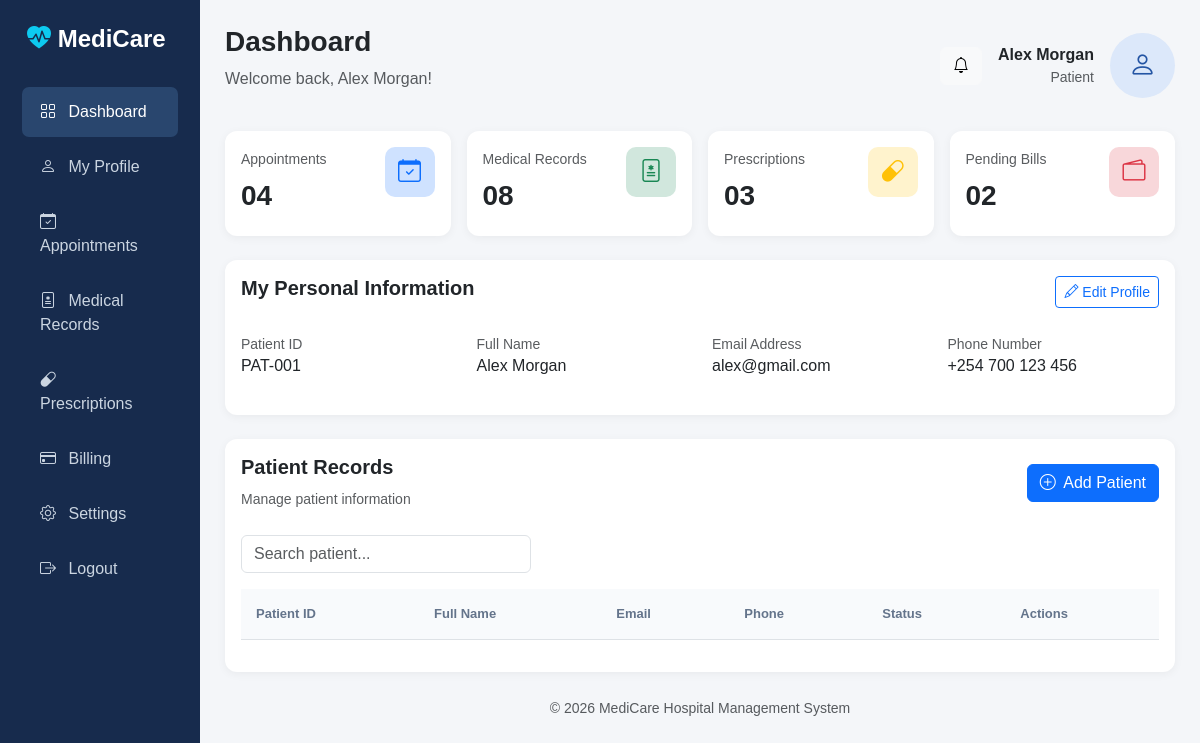
Before: /patients/dashboard/ with the older database file.
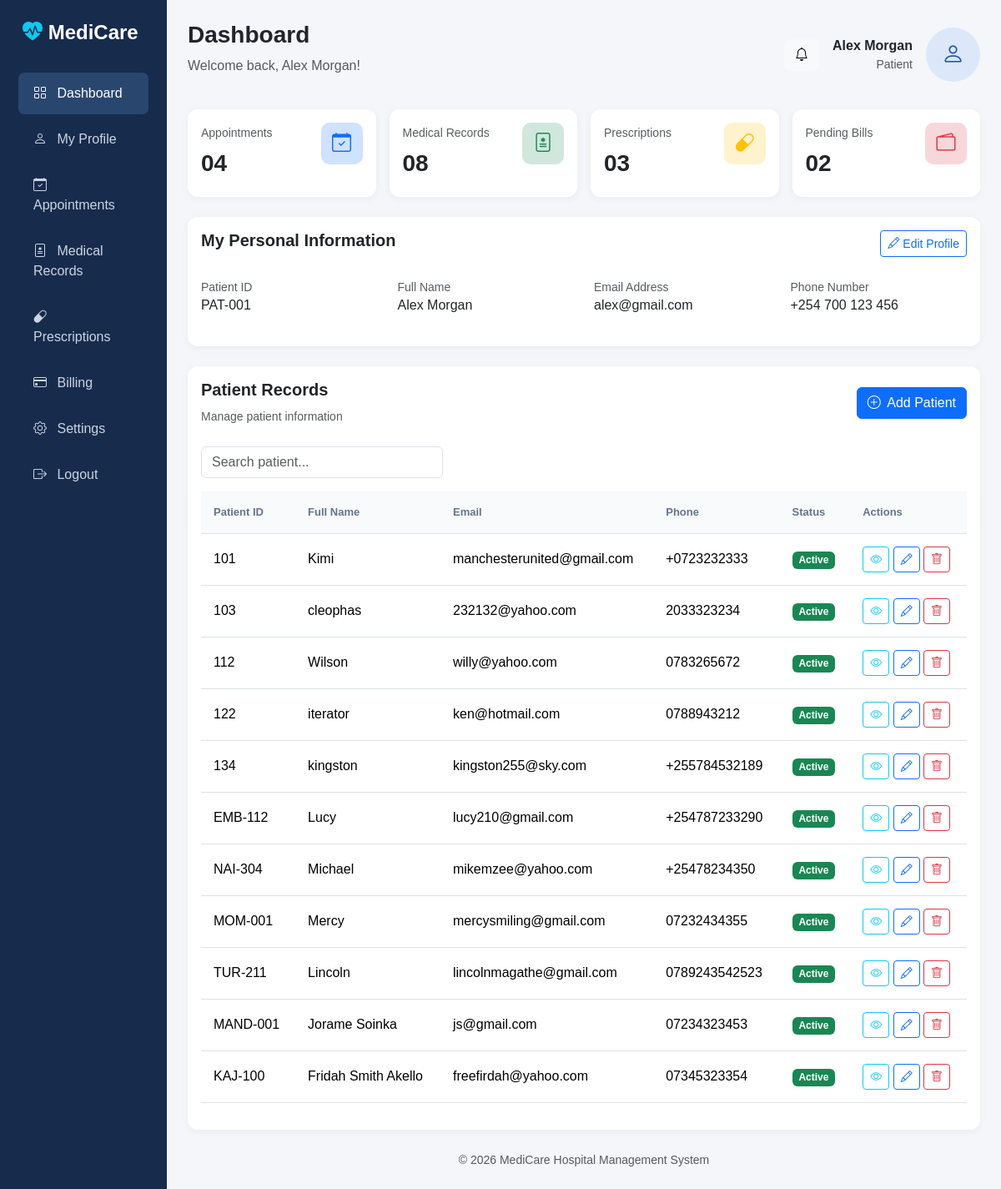
After: the same page with the newer database file.
### patients/models.py (models this page shows, shortened)
class Patient(models.Model):
    patient_id = models.CharField(max_length=10, unique=True)
    name = models.CharField(max_length=100)
    age = models.IntegerField()
    gender = models.CharField(max_length=10)
    contact_number = models.CharField(max_length=15)
    email = models.EmailField()
    address = models.TextField()

### patients/views.py (the view)
# urls.py: path('dashboard/', views.dashboard, name = 'dashboard'),
def dashboard(request):
    patients = Patient.objects.all()
    return render(request, 'dashboard.html', {'patients': patients})

### patients/templates/dashboard.html (shortened to what this page needs)
<!DOCTYPE html>
<html lang="en">
<head>
    <link rel="stylesheet" href="https://cdn.jsdelivr.net/npm/bootstrap@5.3.8/dist/css/bootstrap.min.css">
</head>
<body>
    <!DOCTYPE html>
    <html lang="en">
    <head>
        <link href="https://cdn.jsdelivr.net/npm/bootstrap@5.3.3/dist/css/bootstrap.min.css" rel="stylesheet">
        <link href="https://cdn.jsdelivr.net/npm/bootstrap-icons@1.11.3/font/bootstrap-icons.css" rel="stylesheet">
    </head>
    <body>
        <div class="container-fluid">
            <div class="row">
                <div class="col-md-2 sidebar">
                    <h4>
                        <i class="bi bi-heart-pulse-fill text-info"></i>
                        MediCare
                    </h4>
                    <a href="#" class="active">
                        <i class="bi bi-grid me-2"></i> Dashboard
                    </a>
                    <a href="#">
                        <i class="bi bi-person me-2"></i> My Profile
                    </a>
                    <a href="#">
                        <i class="bi bi-calendar-check me-2"></i> Appointments
                    </a>
                    <a href="#">
                        <i class="bi bi-file-medical me-2"></i> Medical Records
                    </a>
                    <a href="#">
                        <i class="bi bi-capsule me-2"></i> Prescriptions
                    </a>
                    <a href="#">
                        <i class="bi bi-credit-card me-2"></i> Billing
                    </a>
                    <a href="#">
                        <i class="bi bi-gear me-2"></i> Settings
                    </a>
                    <a href="#">
                        <i class="bi bi-box-arrow-right me-2"></i> Logout
                    </a>
                </div>
                <div class="col-md-10 main-content">
                    <div class="d-flex justify-content-between align-items-center mb-4">
                        <div>
                            <h3 class="fw-bold">Dashboard</h3>
                            <p class="text-muted">Welcome back, Alex Morgan!</p>
                        </div>
                        <div class="d-flex align-items-center gap-3">
                            <button class="btn btn-light">
                                <i class="bi bi-bell"></i>
                            </button>
                            <div class="text-end">
                                <strong>Alex Morgan</strong>
                                <small class="d-block text-muted">Patient</small>
                            </div>
                            <div class="profile-image">
                                <i class="bi bi-person"></i>
                            </div>
                        </div>
                    </div>
                    <div class="row g-3 mb-4">
                        <div class="col-lg-3 col-md-6">
                            <div class="card dashboard-card p-3">
                                <div class="d-flex justify-content-between">
                                    <div>
                                        <small class="text-muted">Appointments</small>
                                        <h3 class="fw-bold mt-2">04</h3>
                                    </div>
                                    <div class="card-icon bg-primary-subtle text-primary">
                                        <i class="bi bi-calendar-check"></i>
                                    </div>
                                </div>
                            </div>
                        </div>
                        <div class="col-lg-3 col-md-6">
                            <div class="card dashboard-card p-3">
                                <div class="d-flex justify-content-between">
                                    <div>
                                        <small class="text-muted">Medical Records</small>
                                        <h3 class="fw-bold mt-2">08</h3>
                                    </div>
                                    <div class="card-icon bg-success-subtle text-success">
                                        <i class="bi bi-file-medical"></i>
                                    </div>
                                </div>
                            </div>
                        </div>
                        <div class="col-lg-3 col-md-6">
                            <div class="card dashboard-card p-3">
                                <div class="d-flex justify-content-between">
                                    <div>
                                        <small class="text-muted">Prescriptions</small>
                                        <h3 class="fw-bold mt-2">03</h3>
                                    </div>
                                    <div class="card-icon bg-warning-subtle text-warning">
                                        <i class="bi bi-capsule"></i>
                                    </div>
                                </div>
                            </div>
                        </div>
                        <div class="col-lg-3 col-md-6">
                            <div class="card dashboard-card p-3">
                                <div class="d-flex justify-content-between">
                                    <div>
                                        <small class="text-muted">Pending Bills</small>
                                        <h3 class="fw-bold mt-2">02</h3>
                                    </div>
                                    <div class="card-icon bg-danger-subtle text-danger">
                                        <i class="bi bi-wallet2"></i>
                                    </div>
                                </div>
                            </div>
                        </div>
                    </div>
                    <div class="card profile-card mb-4">
                        <div class="card-body">
                            <div class="d-flex justify-content-between mb-4">
                                <h5 class="fw-bold">My Personal Information</h5>
                                <button class="btn btn-outline-primary btn-sm">
                                    <i class="bi bi-pencil"></i> Edit Profile
                                </button>
                            </div>
                            <div class="row">
                                <div class="col-md-3 mb-3">
                                    <small class="text-muted">Patient ID</small>
                                    <h6>PAT-001</h6>
                                </div>
                                <div class="col-md-3 mb-3">
                                    <small class="text-muted">Full Name</small>
                                    <h6>Alex Morgan</h6>
                                </div>
                                <div class="col-md-3 mb-3">
                                    <small class="text-muted">Email Address</small>
                                    <h6>alex@gmail.com</h6>
                                </div>
                                <div class="col-md-3 mb-3">
                                    <small class="text-muted">Phone Number</small>
                                    <h6>+254 700 123 456</h6>
                                </div>
                            </div>
                        </div>
                    </div>
                    <div class="card table-card">
                        <div class="card-body">
                            <div class="d-flex flex-wrap justify-content-between align-items-center mb-4">
                                <div>
                                    <h5 class="fw-bold">Patient Records</h5>
                                    <small class="text-muted">
                                        Manage patient information
                                    </small>
                                </div>
                                <a href="{% url 'addpatient' %}" class="btn btn-primary">
                                    <i class="bi bi-plus-circle me-1"></i>
                                    Add Patient
                                </a>
                            </div>
                            <div class="row mb-3">
                                <div class="col-md-4">
                                    <input type="text" class="form-control" placeholder="Search patient...">
                                </div>
                            </div>
                            <div class="table-responsive">
                                <table class="table table-hover">
                                    <thead>
                                        <tr>
                                            <th>Patient ID</th>
                                            <th>Full Name</th>
                                            <th>Email</th>
                                            <th>Phone</th>
                                            <th>Status</th>
                                            <th>Actions</th>
                                        </tr>
                                    </thead>
                                    <tbody>
                                        {% for patient in patients %}
                                        <tr>
                                            <td>{{ patient.patient_id }}</td>
                                            <td>{{ patient.name }}</td>
                                            <td>{{ patient.email }}</td>
                                            <td>{{ patient.contact_number }}</td>
                                            <td>
                                                <span class="badge bg-success">
                                                    Active
                                                </span>
                                            </td>
                                            <td>
                                                <button class="btn btn-sm btn-outline-info">
                                                    <i class="bi bi-eye"></i>
                                                </button>
                                                <a href="{% url 'updatepatient' patient.id %}" class="btn btn-sm btn-outline-primary">
                                                    <i class="bi bi-pencil"></i>
                                                </a>
                                                <form method="post" action="{% url 'deletepatient' patient.id %}" class="d-inline">
                                                    <button type="submit" class="btn btn-sm btn-outline-danger" onclick="return confirm('Delete this patient?');">
                                                        <i class="bi bi-trash"></i>
                                                    </button>
                                                </form>
                                            </td>
                                        </tr>
                                        {% endfor %}
                                    </tbody>
                                </table>
                            </div>
                        </div>
                    </div>
                    <footer class="text-center text-muted mt-4">
                        <small>
                            © 2026 MediCare Hospital Management System
                        </small>
                    </footer>
                </div>
            </div>
        </div>
    </body>
    </html>

### patients/templates/dashboard.html (style rules this page uses)
body { background-color: #f4f6f9; font-family: Arial, sans-serif; }
.sidebar { background: #172b4d; min-height: 100vh; color: white; }
.sidebar h4 { padding: 25px 15px; font-weight: bold; }
.sidebar a { display: block; color: #cbd5e1; padding: 13px 18px; text-decoration: none; border-radius: 7px; margin: 5px 10px; }
.sidebar a:hover, .sidebar a.active { background: #29466e; color: white; }
.main-content { padding: 25px; }
.dashboard-card { border: none; border-radius: 12px; box-shadow: 0 2px 10px rgba(0, 0, 0, 0.05); }
.card-icon { width: 50px; height: 50px; border-radius: 10px; display: flex; align-items: center; justify-content: center; font-size: 23px; }
.profile-card { border: none; border-radius: 12px; box-shadow: 0 2px 10px rgba(0, 0, 0, 0.05); }
.profile-image { width: 65px; height: 65px; border-radius: 50%; background: #dce8fa; color: #2455a4; display: flex; align-items: center; justify-content: center; font-size: 27px; }
.table-card { border: none; border-radius: 12px; box-shadow: 0 2px 10px rgba(0, 0, 0, 0.05); }
.table th { background: #f8fafc; color: #64748b; font-size: 13px; padding: 15px; }
.table td { padding: 15px; vertical-align: middle; }

Changed rows visible on the page:
added Patient: patient_id "101", name "Kimi", email "manchesterunited@gmail.com", contact_number "+0723232333"
added Patient: patient_id "103", name "cleophas", email "232132@yahoo.com", contact_number "2033323234"
added Patient: patient_id "112", name "Wilson", email "willy@yahoo.com", contact_number "0783265672"
added Patient: patient_id "122", name "iterator", email "ken@hotmail.com", contact_number "0788943212"
added Patient: patient_id "134", name "kingston", email "kingston255@sky.com", contact_number "+255784532189"
added Patient: patient_id "EMB-112", name "Lucy", email "lucy210@gmail.com", contact_number "+254787233290"
added Patient: patient_id "NAI-304", name "Michael", email "mikemzee@yahoo.com", contact_number "+25478234350"
added Patient: patient_id "MOM-001", name "Mercy", email "mercysmiling@gmail.com", contact_number "07232434355"
added Patient: patient_id "TUR-211", name "Lincoln", email "lincolnmagathe@gmail.com", contact_number "0789243542523"
added Patient: patient_id "MAND-001", name "Jorame Soinka", email "js@gmail.com", contact_number "07234323453"
added Patient: patient_id "KAJ-100", name "Fridah Smith Akello", email "freefirdah@yahoo.com", contact_number "07345323354"
